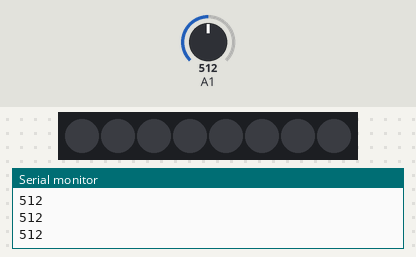
The sketch below on a simulated Arduino Uno, built with avr-gcc and run on an emulated ATmega328P. Shown: 8 RGB LEDs in strip order, left to right, the last lines printed to the serial monitor. The inputs (shaded band) are chosen by the test bench; at power-on: A1 = 512. Dim RGB values are drawn brighter than linear.

Above: at 1.2 s.
1.3 s: A1 set to 716
At 1.7 s:
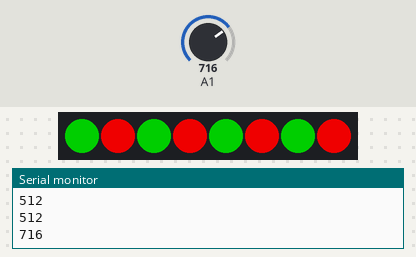
3.7 s: A1 set to 900
At 4.31 s:
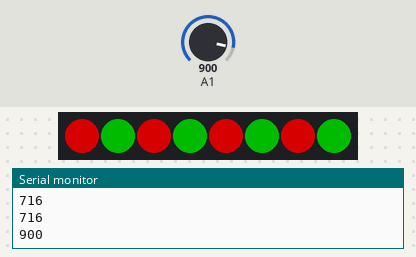
5.5 s: A1 set to 1023
At 5.72 s:
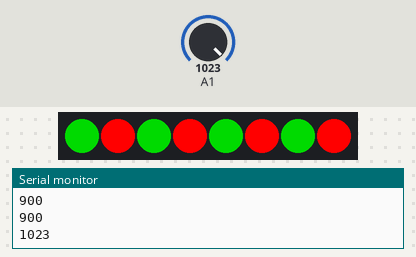
Timing chart, 0 to 13.1 s (numbered marks = the images above; inputs shaded):
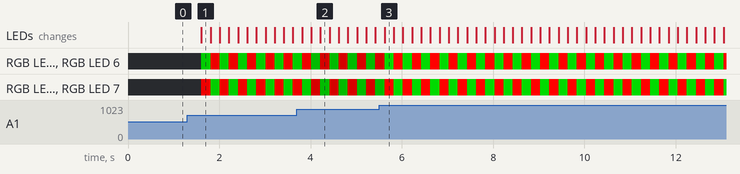

The sketch:

KH173.01_WS2818_Analog.ino
```cpp
#include "FastLED.h"
#define NUM_LEDS 8
#define DATA_PIN 7
CRGB leds[NUM_LEDS];

void setup()
{
  FastLED.addLeds<NEOPIXEL,DATA_PIN>(leds, NUM_LEDS);
  Serial.begin(9600);
}


void loop()
{
  int aRead = analogRead(1);

  Serial.println(aRead);


  FastLED.clear();
  leds[0] = 0x009000;
  leds[1] = 0xFF0000;
  leds[2] = 0x009000;
  leds[3] = 0xFF0000;
  leds[4] = 0x009000;
  leds[5] = 0xFF0000;
  leds[6] = 0x009000;
  leds[7] = 0xFF0000;
  FastLED.setBrightness(aRead);
  FastLED.show();
  delay(200);

  FastLED.clear();
  leds[0] = 0xFF0000;
  leds[1] = 0x009000;
  leds[2] = 0xFF0000;
  leds[3] = 0x009000;
  leds[4] = 0xFF0000;
  leds[5] = 0x009000;
  leds[6] = 0xFF0000;
  leds[7] = 0x009000;
  FastLED.setBrightness(aRead);
  FastLED.show();
  delay(200);

}
```

Measured:
- after the input at 1.3 s, RGB LED 0–7: alternates RGB(204, 0, 0) for 0.20 s and RGB(0, 115, 0) for 0.20 s, starting after 0.31 s; the LEDs: change after 0.31 s (image 1)
- after the input at 3.7 s, the LEDs: first differ from a run without the input after 0.32 s (image 2 shows a later state)
- after the input at 5.5 s, the LEDs: change after 0.12 s (image 3)
